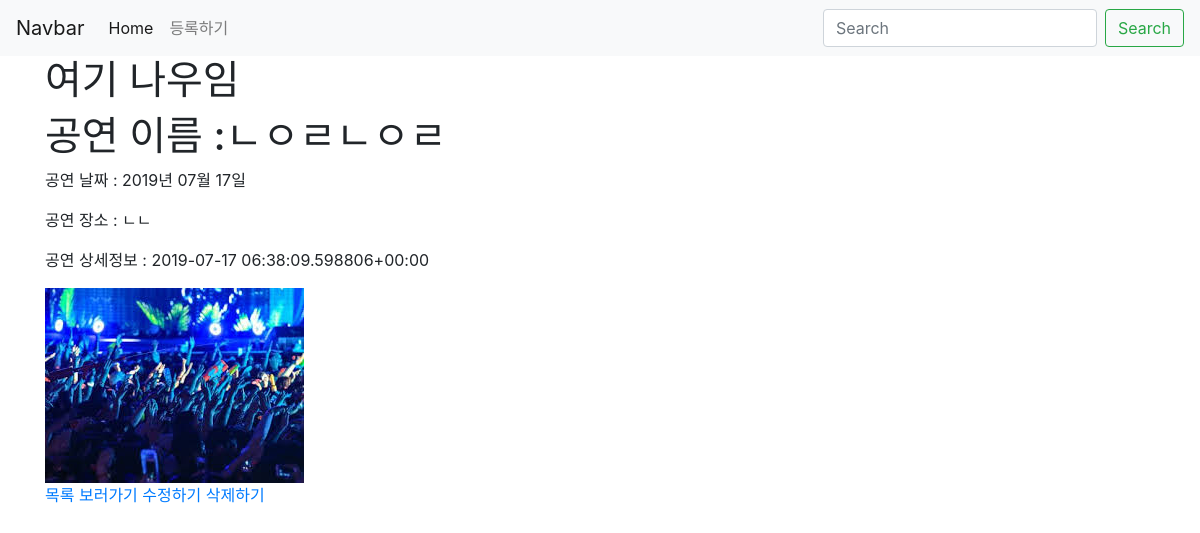
/festa_now/8/, run on the app's committed database.
### app_festa/models.py (models this page shows, shortened)
class Festa(models.Model) :
    name = models.CharField(max_length = 200) #공연이름
    schedule = models.DateField('date published') #공연날짜
    space = models.CharField(max_length = 200) #공연장소
    info = models.TextField() #공연상세정보
    image = models.ImageField(upload_to = 'images/%Y/%m/%d') #공연포스터

### app_festa/views.py (the view)
# urls.py: path('festa_now/<int:festa_id>/', app_festa.views.now_detail, name="now_detail"),
def now_detail(request, festa_id) :
    festa_detail = get_object_or_404(Festa, pk = festa_id)
    return render(request, 'festa_now/detail.html', {'festa': festa_detail})

### app_festa/templates/festa_now/detail.html
{% extends 'base.html' %}
 {% block content %}
    <div class="container">
        <h1>여기 나우임</h1>
        <h1>공연 이름 :{{ festa.name }}</h1>
        <p>공연 날짜 : {{ festa.schedule|date:"Y"}}년 {{ festa.schedule|date:"m"}}월 {{ festa.schedule|date:"d"}}일</p>
        <p>공연 장소 : {{ festa.space }}</p>
        <p>공연 상세정보 : {{ festa.info }}</p>
        <img src="{{ festa.image.url }}">
        <br>
        <a href="{% url 'home' %}">목록 보러가기</a>
        <a href="{% url 'edit' festa.id %}">수정하기</a>
        <a href="{% url 'delete' festa.id %}">삭제하기</a>
    </div>
</body>
{% endblock %}

### data on the page
Festa: name "ㄴㅇㄹㄴㅇㄹ", schedule "2019", schedule "07", schedule "17", space "ㄴㄴ", info "2019-07-17 06:38:09.598806+00:00", image (picture)
